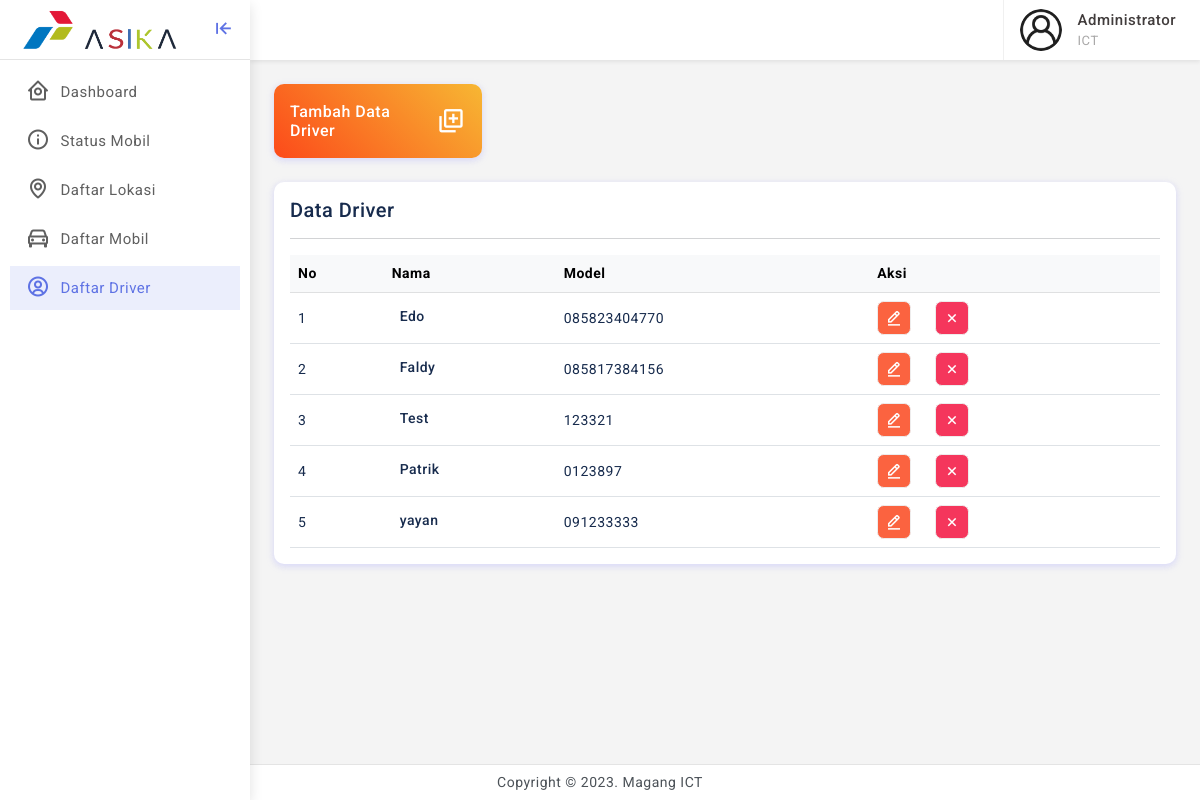
The page /dashboard/daftar-driver.php (signed in) on the database as committed earlier.
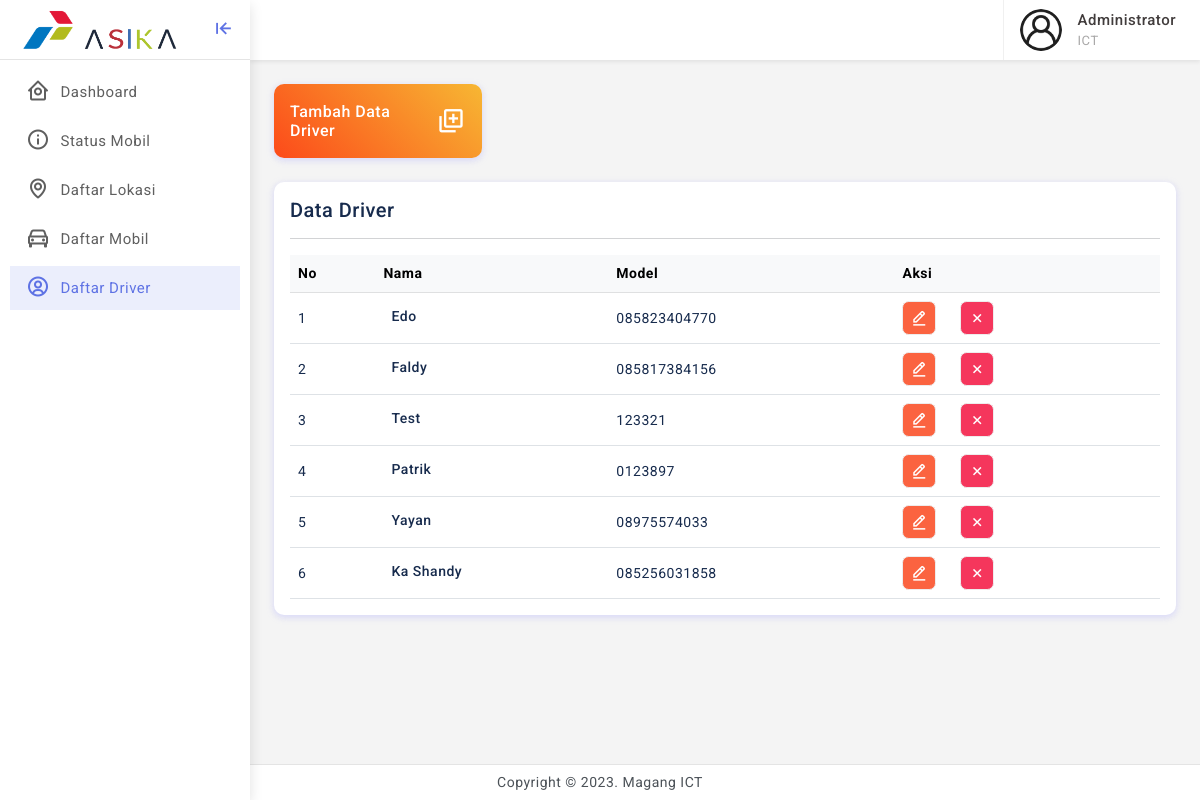
The same page on the database as committed later.
### tables this page shows
CREATE TABLE `tb_supir` (
  `id_supir` varchar(50) NOT NULL,
  `nama` varchar(100) NOT NULL,
  `nomor_telp` varchar(50) NOT NULL,
  `id_kendaraan` varchar(50) DEFAULT NULL,
  `no_polisi` varchar(100) DEFAULT NULL,
  `model` varchar(100) DEFAULT NULL
);

### dashboard/daftar-driver.php (the view, shortened to what this page needs)
<?php
include "../include/koneksi.php";
include "../include/head.php";
$data = mysqli_query($koneksi, "SELECT * FROM tb_supir");
?>
<div class="row row-cols-1 row-cols-md-2 row-cols-xl-4">
    <div class="col">
        <a href="#" data-bs-toggle="modal" data-bs-target="#tambahDriverModal">
            <div class="card radius-10 bg-gradient-orange">
                <div class="card-body">
                    <div class="d-flex align-items-center">
                        <h6 class="mb-0 text-white">Tambah Data Driver</h6>
                        <div class="ms-auto">
                            <i class='bx bx-add-to-queue fs-3 text-white'></i>
                        </div>
                    </div>
                </div>
            </div>
        </a>
    </div>
</div>
<div class="card radius-10">
    <div class="card-body">
        <div class="d-flex align-items-center">
            <div>
                <h5 class="mb-0">Data Driver</h5>
            </div>
        </div>
        <hr>
        <div class="table-responsive">
            <table class="table align-middle mb-0" id="dt">
                <thead class="table-light">
                    <tr>
                        <th>No</th>
                        <th>Nama</th>
                        <th>Model</th>
                        <th>Aksi</th>
                    </tr>
                </thead>
                <tbody>
                    <?php
                    $no = 1;
                    foreach ($data as $d) {
                    ?>
                        <tr>
                            <td><?= $no++; ?></td>
                            <td>
                                <div class="d-flex align-items-center">
                                    <div class="ms-2">
                                        <h6 class="mb-1 font-14"><?= htmlspecialchars($d['nama']); ?></h6>
                                    </div>
                                </div>
                            </td>
                            <td><?= htmlspecialchars($d['nomor_telp']); ?></td>
                            <td>
                                <div class="d-flex order-actions">
                                    <a href="javascript:;" class="bg bg-warning text-white" data-bs-toggle="modal" data-bs-target="#editModal<?= $no; ?>"><i class="bx bx-edit-alt"></i></a>
                                    <a href="javascript:;" class="bg bg-danger text-white ms-4" data-bs-toggle="modal" data-bs-target="#hapusModal<?= $no; ?>"><i class="bx bx-x"></i></a>
                                </div>
                            </td>
                        </tr>
                    <?php
                    }
                    ?>
                </tbody>
            </table>
        </div>
    </div>
</div>
<?php
include "../include/foot.php";
?>

Rows that differ between the two databases and show on the page:
changed tb_supir: nama "yayan" → "Yayan"; nomor_telp "091233333" → "08975574033"
added tb_supir: nama "Ka Shandy", nomor_telp "085256031858"
